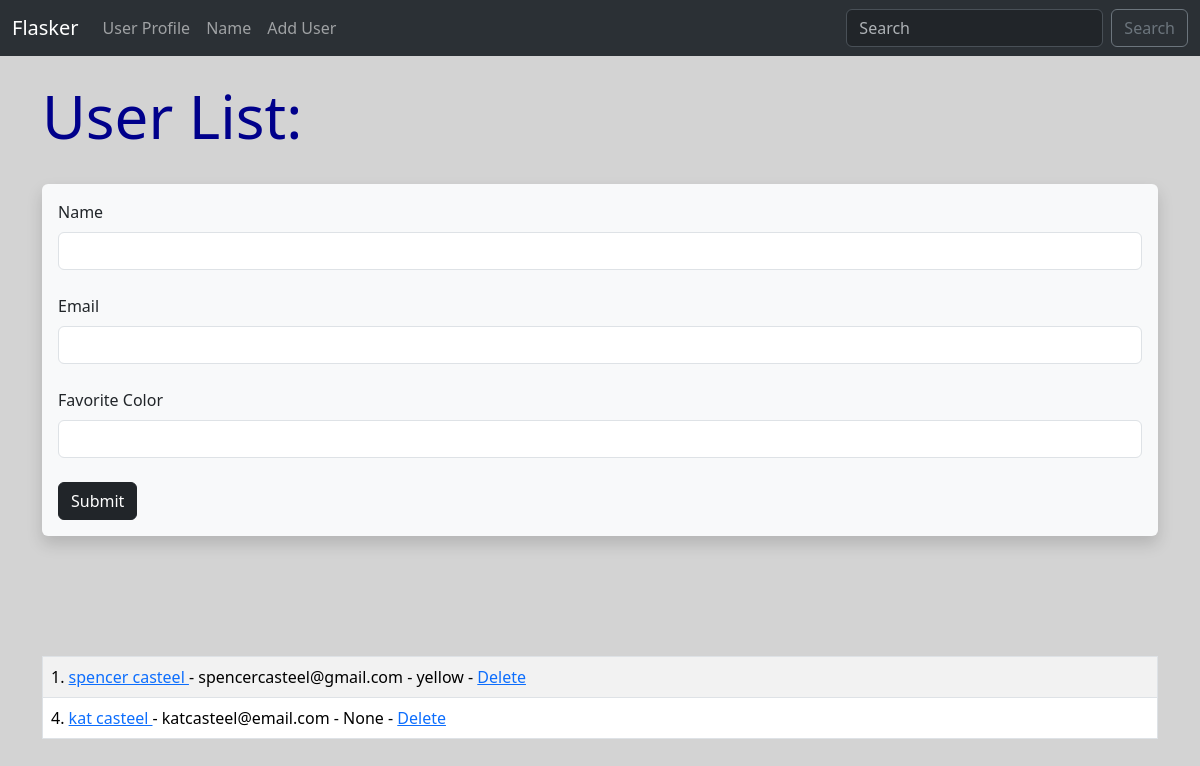
The page /user/add on the database as committed earlier.
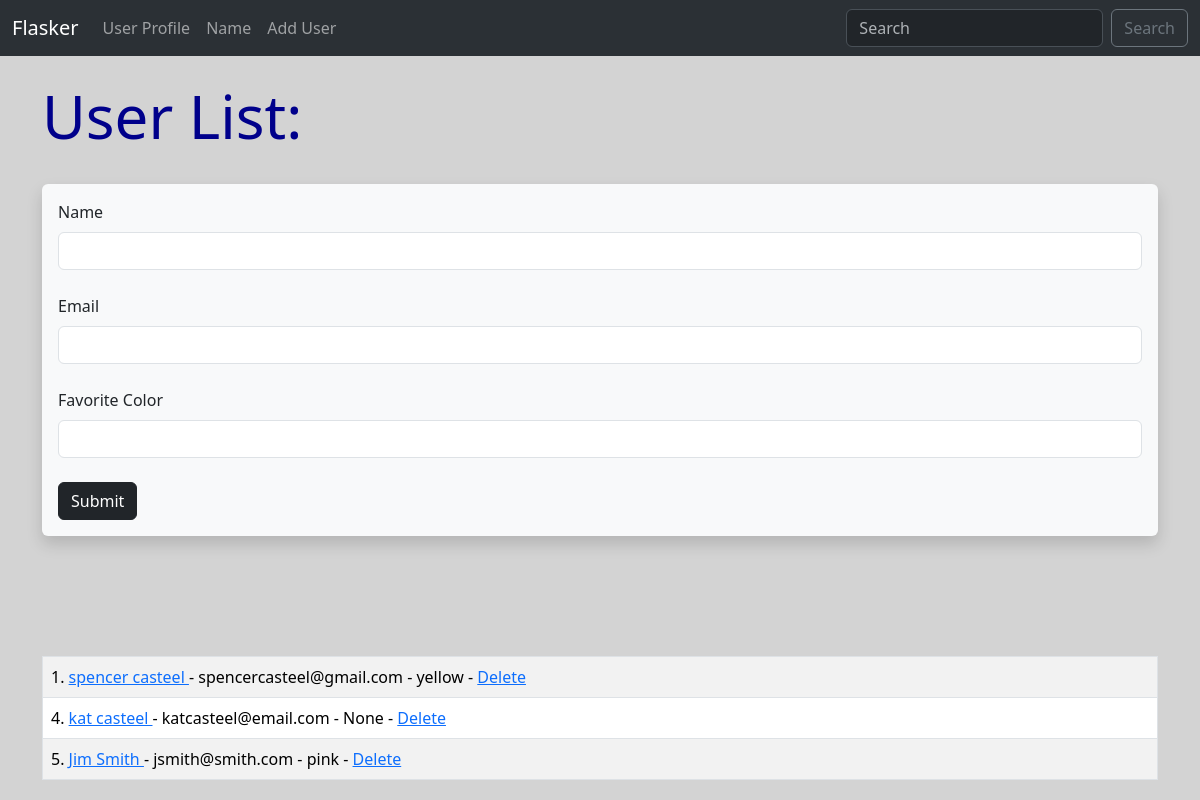
The same page on the database as committed later.
### hello.py (models this page shows, shortened)
class User(db.Model):
    id = db.Column(db.Integer, primary_key=True)
    name = db.Column(db.String(200), nullable=False)
    email = db.Column(db.String(120), nullable=False, unique=True)
    favorite_color = db.Column(db.String(120))
    date_added = db.Column(db.DateTime, default=datetime.utcnow)

### hello.py (the view, shortened to what this page needs)
@app.route('/user/add', methods=['GET', 'POST'])
def add_user():
    name = None
    form = UserForm()
    our_users = User.query.order_by(User.date_added)
    return render_template('add_user.html',
            form=form,
            name=name,
            our_users=our_users)

### hello.py
class UserForm(FlaskForm):
    name = StringField("Name", validators=[DataRequired()])
    email = StringField("Email", validators=[DataRequired()])
    favorite_color = StringField('Favorite Color')
    submit = SubmitField('Submit')

### templates/add_user.html (shortened to what this page needs)
{%extends 'base.html'%}
{%block content%}
    <h1>User List:</h1>
    <br>
    <div class="shadow p-3 mb-5 bg-body-tertiary rounded">
        <form method="POST">
            {{form.name.label(class="form-label")}}
            {{form.name(class="form-control")}}
            <br>
            {{form.email.label(class="form-label")}}
            {{form.email(class="form-control")}}
            <br>
            {{form.favorite_color.label(class="form-label")}}
            {{form.favorite_color(class="form-control")}}
            <br>
            {{form.submit(class="btn btn-dark")}}
        </form>
    </div>
    <br><br><br>
    <table class="table table-hover table-bordered table-striped">
    {% for our_user in our_users %}
        <tr>
        <td>{{our_user.id}}. <a href="{{url_for('update', id=our_user.id)}}"> {{our_user.name}} </a>- {{our_user.email}} - {{our_user.favorite_color}} - <a href="{{url_for('delete', id=our_user.id)}}">Delete</a></td>
        </tr>
    {% endfor %}
    </table>
{%endblock%}

### templates/base.html (shortened to what this page needs)
<!doctype html>
<html lang="en">
  <head>
    <link href="https://cdn.jsdelivr.net/npm/bootstrap@5.3.3/dist/css/bootstrap.min.css" rel="stylesheet">
    <link href="{{ url_for('static', filename='css/style.css') }}" rel="stylesheet">
  </head>
  <body>
    {%include 'navbar.html'%}
    <br>
    <div class="container">
        {%block content%}
        {%endblock%}
    </div>
  </body>
</html>

### templates/navbar.html (shortened to what this page needs)
<nav class="navbar bg-dark navbar-expand-lg bg-body-tertiary" data-bs-theme="dark">
    <div class="container-fluid">
      <a class="navbar-brand" href="{{url_for('index')}}">Flasker</a>
      <div class="collapse navbar-collapse" id="navbarSupportedContent">
        <ul class="navbar-nav me-auto mb-2 mb-lg-0">
          <li class="nav-item">
            <a class="nav-link" href="{{url_for('user', name='spencer')}}">User Profile</a>
          </li>
          <li class="nav-item">
            <a class="nav-link" href="{{url_for('name')}}">Name</a>
          </li>
          <li class="nav-item">
            <a class="nav-link" href="{{url_for('add_user')}}">Add User</a>
          </li>
        </ul>
        <form class="d-flex" role="search">
          <input class="form-control me-2" type="search" placeholder="Search" aria-label="Search">
          <button class="btn btn-outline-secondary" type="submit">Search</button>
        </form>
      </div>
    </div>
  </nav>

### static/css/style.css (style rules this page uses)
h1 { color: darkblue; font-size: 60px; }
body { background: lightgray; }

Rows that differ between the two databases and show on the page:
added User: id "5", name "Jim Smith", email "jsmith@smith.com", favorite_color "pink"
